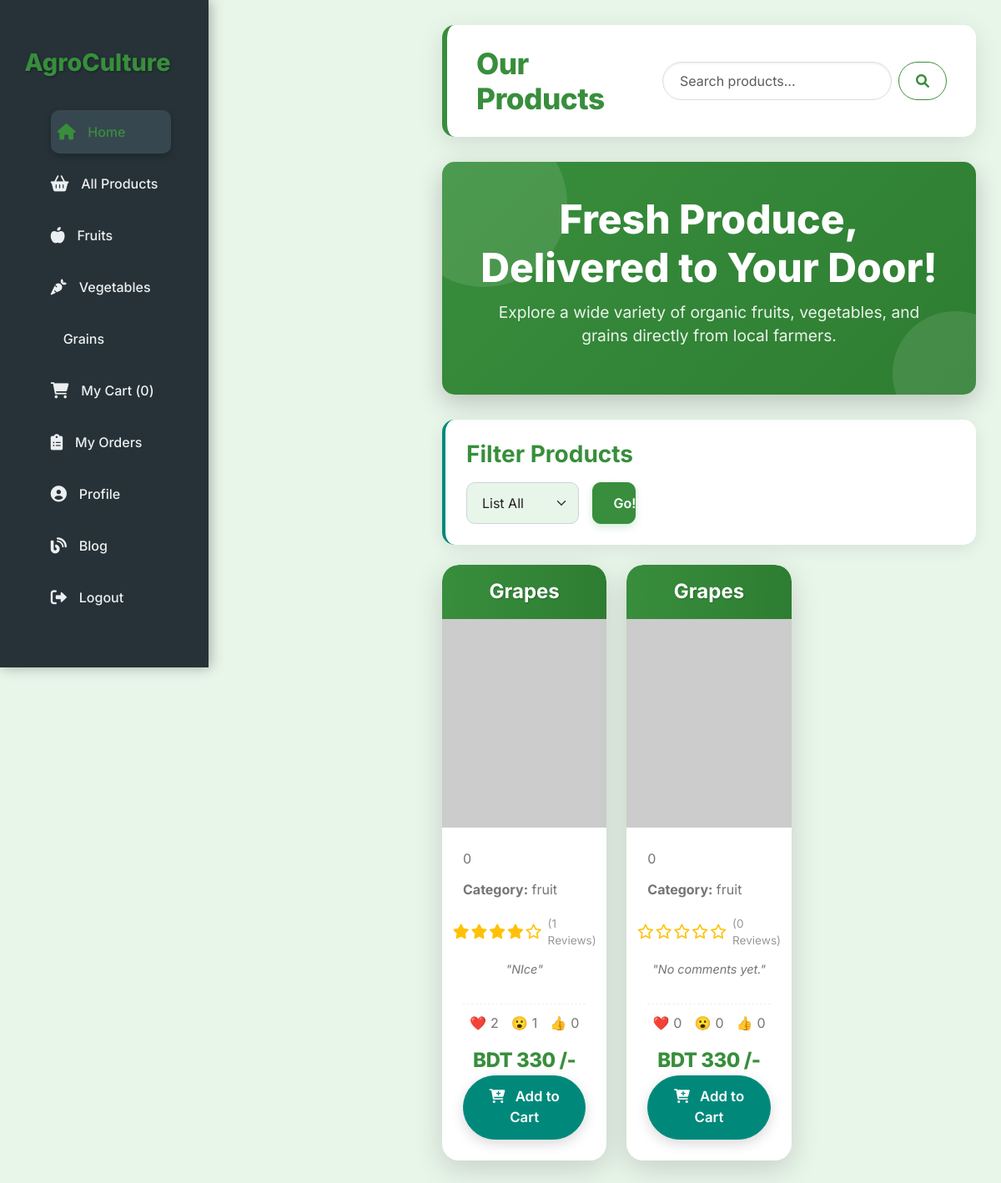
Page /PHP/market.php (signed in) on the committed database.
### tables this page shows
CREATE TABLE `fproduct` (
  `fid` int(255) NOT NULL,
  `pid` int(255) NOT NULL,
  `product` varchar(255) NOT NULL,
  `pcat` varchar(255) NOT NULL,
  `pinfo` varchar(255) NOT NULL,
  `price` float NOT NULL,
  `pimage` varchar(255) NOT NULL DEFAULT 'blank.png',
  `picStatus` int(10) NOT NULL DEFAULT 0
);

### PHP/market.php (the view, shortened to what this page needs)
<?php
    require 'db.php';
    $sql_products = "SELECT p.*,
                            AVG(r.rating) AS avg_rating,
                            MAX(r.comment) AS latest_comment_snippet,
                            COUNT(r.rid) AS review_count,
                            SUM(r.love_count) AS total_love_count,
                            SUM(r.wow_count) AS total_wow_count,
                            SUM(r.like_count) AS total_like_count
                     FROM fproduct p
                     LEFT JOIN review r ON p.pid = r.pid";
    $filter_applied = false;
    $pcat_param = '';
    $sql_products .= " GROUP BY p.pid ORDER BY p.pid DESC";
    if ($filter_applied) {
        $stmt_products = mysqli_prepare($conn, $sql_products);
        mysqli_stmt_bind_param($stmt_products, "s", $pcat_param);
        mysqli_stmt_execute($stmt_products);
        $result_products = mysqli_stmt_get_result($stmt_products);
    } else {
        $result_products = mysqli_query($conn, $sql_products);
    }
?>
<!DOCTYPE html>
<html lang="en">
<head>
    <link href="https://cdn.jsdelivr.net/npm/bootstrap@5.3.0/dist/css/bootstrap.min.css" rel="stylesheet">
    <link rel="stylesheet" href="https://cdnjs.cloudflare.com/ajax/libs/font-awesome/6.0.0-beta3/css/all.min.css">
</head>
<body>
    <nav class="sidebar navbar navbar-expand-md" id="main-sidebar">
        <div class="container-fluid flex-md-column">
            <a class="navbar-brand text-white mb-3" href="#">AgroCulture</a>
            <div class="collapse navbar-collapse" id="sidebarNavbar">
                <ul class="navbar-nav flex-column w-100">
                    <li class="nav-item">
                        <a class="nav-link active" aria-current="page" href="market.php"><i class="fas fa-home"></i> Home</a>
                    </li>
                    <li class="nav-item">
                        <a class="nav-link" href="market.php?type=all"><i class="fas fa-shopping-basket"></i> All Products</a>
                    </li>
                    <li class="nav-item">
                        <a class="nav-link" href="market.php?type=fruit"><i class="fas fa-apple-alt"></i> Fruits</a>
                    </li>
                    <li class="nav-item">
                        <a class="nav-link" href="market.php?type=vegetable"><i class="fas fa-carrot"></i> Vegetables</a>
                    </li>
                    <li class="nav-item">
                        <a class="nav-link" href="market.php?type=grain"><i class="fas fa-wheat-awn"></i> Grains</a>
                    </li>
                    <li class="nav-item">
                        <a class="nav-link" href="myCart.php"><i class="fas fa-shopping-cart"></i> My Cart (<span id="cart-item-count">0</span>)</a>
                    </li>
                    <li class="nav-item">
                        <a class="nav-link" href="#"><i class="fas fa-clipboard-list"></i> My Orders</a>
                    </li>
                    <li class="nav-item">
                        <a class="nav-link" href="profileView.php"><i class="fas fa-user-circle"></i> Profile</a>
                    </li>
                    <li class="nav-item">
                        <a class="nav-link" href="blogView.php"><i class="fas fa-blog"></i> Blog</a>
                    </li>
                    <li class="nav-item">
                        <a class="nav-link" href="Login/logout.php"><i class="fas fa-sign-out-alt"></i> Logout</a>
                </ul>
            </div>
        </div>
    </nav>
    <div class="main-content" id="main-content-area">
        <div class="main-header">
            <h2>Our Products</h2>
            <form class="d-flex" role="search" id="main-product-search-form">
                <input class="form-control me-2" type="search" placeholder="Search products..." aria-label="Search" id="main-product-search-input">
                <button class="btn btn-outline-success" type="submit"><i class="fas fa-search"></i></button>
            </form>
        </div>
        <div class="hero-section">
            <h1>Fresh Produce, Delivered to Your Door!</h1>
            <p>Explore a wide variety of organic fruits, vegetables, and grains directly from local farmers.</p>
        </div>
        <div class="mb-4 filter-form">
            <h3 class="mb-3">Filter Products</h3>
            <form method="GET" action="market.php" class="row g-3 align-items-center">
                <div class="col-md-4 col-lg-3">
                    <select name="type" id="type" class="form-select" required>
                        <option value="all" <?php echo (!isset($_GET['type']) || $_GET['type'] == 'all') ? 'selected' : ''; ?>>List All</option>
                    </select>
                </div>
                <div class="col-md-2 col-lg-1">
                    <button type="submit" class="btn btn-primary btn-go w-100">Go!</button>
                </div>
            </form>
        </div>
        <div class="row row-cols-1 row-cols-md-2 row-cols-lg-3 g-4" id="product-list">
            <?php
                if($result_products && mysqli_num_rows($result_products) > 0) {
                    while($row = mysqli_fetch_assoc($result_products)):
                        $picDestination = "images/productImages/".htmlspecialchars($row['pimage']);
                        $avg_rating = round($row['avg_rating'] ?? 0, 1);
                        $five_star_rating = ($avg_rating / 10) * 5;
                        $full_stars = floor($five_star_rating);
                        $half_star = ($five_star_rating - $full_stars) >= 0.5 ? 1 : 0;
                        $empty_stars = 5 - $full_stars - $half_star;
                        $latest_comment = htmlspecialchars($row['latest_comment_snippet'] ?? 'No comments yet.');
                        $review_count = htmlspecialchars($row['review_count'] ?? 0);
                        $total_love_count = htmlspecialchars($row['total_love_count'] ?? 0);
                        $total_wow_count = htmlspecialchars($row['total_wow_count'] ?? 0);
                        $total_like_count = htmlspecialchars($row['total_like_count'] ?? 0);
            ?>
                <div class="col product-item" id="product-<?php echo htmlspecialchars($row['pid']); ?>" data-product-name="<?php echo htmlspecialchars(strtolower($row['product'])); ?>">
                    <div class="card product-card h-100">
                        <div class="card-header">
                            <h5 class="card-title"><?php echo htmlspecialchars($row['product']); ?></h5>
                        </div>
                        <a href="review.php?pid=<?php echo htmlspecialchars($row['pid']); ?>" class="text-decoration-none">
                            <img src="<?php echo $picDestination; ?>" class="card-img-top" alt="<?php echo htmlspecialchars($row['product']); ?>" onerror="this.onerror=null;this.src='https://placehold.co/600x400/E0E0E0/333333?text=No+Image';">
                        </a>
                        <div class="card-body d-flex flex-column">
                            <p class="card-text flex-grow-1"><?php echo htmlspecialchars($row['pinfo']); ?></p>
                            <p class="card-text"><strong>Category:</strong> <?php echo htmlspecialchars($row['pcat']); ?></p>
                            <div class="star-rating-display">
                                <?php for ($i = 0; $i < $full_stars; $i++): ?>
                                    <i class="fas fa-star"></i>
                                <?php endfor; ?>
                                <?php for ($i = 0; $i < $empty_stars; $i++): ?>
                                    <i class="far fa-star"></i>
                                <?php endfor; ?>
                                <span class="review-count-text">(<?php echo $review_count; ?> Reviews)</span>
                            </div>
                            <p class="review-summary">"<?php echo substr($latest_comment, 0, 70); echo (strlen($latest_comment) > 70) ? '...' : ''; ?>"</p>
                            <div class="product-reactions-display">
                                <span class="reaction-item" data-product-id="<?php echo htmlspecialchars($row['pid']); ?>" data-reaction-type="love">
                                    ❤️ <span class="reaction-count"><?php echo $total_love_count; ?></span>
                                </span>
                                <span class="reaction-item" data-product-id="<?php echo htmlspecialchars($row['pid']); ?>" data-reaction-type="wow">
                                    😮 <span class="reaction-count"><?php echo $total_wow_count; ?></span>
                                </span>
                                <span class="reaction-item" data-product-id="<?php echo htmlspecialchars($row['pid']); ?>" data-reaction-type="like">
                                    👍 <span class="reaction-count"><?php echo $total_like_count; ?></span>
                                </span>
                            </div>
                            <span class="price">BDT <?php echo htmlspecialchars($row['price']); ?> /-</span>
                            <div class="mt-auto text-center">
                                <button type="button" class="btn btn-add-to-cart"
                                    data-product-id="<?php echo htmlspecialchars($row['pid']); ?>"
                                    data-product-name="<?php echo htmlspecialchars($row['product']); ?>"
                                    data-product-price="<?php echo htmlspecialchars($row['price']); ?>"
                                    data-product-image="<?php echo htmlspecialchars($row['pimage']); ?>">
                                    <i class="fas fa-cart-plus me-2"></i> Add to Cart
                                </button>
                            </div>
                        </div>
                    </div>
                </div>
            <?php
                    endwhile;
                } else {
                    echo "<div class='col-12 text-center py-5'><p class='lead'>No products found in this category.</p></div>";
                }
            ?>
        </div>
    </div>
</body>
</html>

### rows in the picture
fproduct: product "Grapes", pinfo "0", pcat "fruit", review_count "1", latest_comment "NIce", total_love_count "2", total_wow_count "1", total_like_count "0", price "330"
fproduct: product "Grapes", pinfo "0", pcat "fruit", review_count "0", latest_comment "No comments yet.", total_love_count "0", total_wow_count "0", total_like_count "0", price "330"
